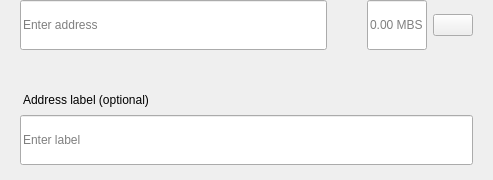
<?xml version="1.0" encoding="UTF-8"?>
<ui version="4.0">
 <class>SendMultiRow</class>
 <widget class="QWidget" name="SendMultiRow">
  <property name="geometry">
   <rect>
    <x>0</x>
    <y>0</y>
    <width>493</width>
    <height>180</height>
   </rect>
  </property>
  <property name="minimumSize">
   <size>
    <width>0</width>
    <height>0</height>
   </size>
  </property>
  <property name="maximumSize">
   <size>
    <width>16777215</width>
    <height>16777215</height>
   </size>
  </property>
  <property name="windowTitle">
   <string>Form</string>
  </property>
  <layout class="QVBoxLayout" name="verticalLayout_3">
   <property name="spacing">
    <number>0</number>
   </property>
   <property name="leftMargin">
    <number>0</number>
   </property>
   <property name="topMargin">
    <number>0</number>
   </property>
   <property name="rightMargin">
    <number>20</number>
   </property>
   <property name="bottomMargin">
    <number>5</number>
   </property>
   <item alignment="Qt::AlignTop">
    <widget class="QWidget" name="widget" native="true">
     <property name="sizePolicy">
      <sizepolicy hsizetype="Expanding" vsizetype="Maximum">
       <horstretch>0</horstretch>
       <verstretch>0</verstretch>
      </sizepolicy>
     </property>
     <property name="minimumSize">
      <size>
       <width>0</width>
       <height>60</height>
      </size>
     </property>
     <property name="maximumSize">
      <size>
       <width>16777215</width>
       <height>85</height>
      </size>
     </property>
     <layout class="QHBoxLayout" name="horizontalLayout" stretch="6,0,2">
      <property name="spacing">
       <number>0</number>
      </property>
      <property name="leftMargin">
       <number>8</number>
      </property>
      <property name="topMargin">
       <number>0</number>
      </property>
      <property name="rightMargin">
       <number>0</number>
      </property>
      <property name="bottomMargin">
       <number>0</number>
      </property>
      <item alignment="Qt::AlignTop">
       <widget class="QStackedWidget" name="stackedAddress">
        <property name="minimumSize">
         <size>
          <width>0</width>
          <height>50</height>
         </size>
        </property>
        <property name="maximumSize">
         <size>
          <width>16777215</width>
          <height>50</height>
         </size>
        </property>
        <widget class="QWidget" name="page_4">
         <property name="sizePolicy">
          <sizepolicy hsizetype="Expanding" vsizetype="Preferred">
           <horstretch>0</horstretch>
           <verstretch>0</verstretch>
          </sizepolicy>
         </property>
         <property name="minimumSize">
          <size>
           <width>0</width>
           <height>50</height>
          </size>
         </property>
         <property name="maximumSize">
          <size>
           <width>16777215</width>
           <height>55</height>
          </size>
         </property>
         <layout class="QVBoxLayout" name="verticalLayout_7">
          <property name="spacing">
           <number>0</number>
          </property>
          <property name="leftMargin">
           <number>12</number>
          </property>
          <property name="topMargin">
           <number>0</number>
          </property>
          <property name="rightMargin">
           <number>0</number>
          </property>
          <property name="bottomMargin">
           <number>0</number>
          </property>
          <item>
           <widget class="QLineEdit" name="lineEditAddress">
            <property name="minimumSize">
             <size>
              <width>0</width>
              <height>50</height>
             </size>
            </property>
            <property name="maximumSize">
             <size>
              <width>16777215</width>
              <height>50</height>
             </size>
            </property>
            <property name="placeholderText">
             <string>Enter address</string>
            </property>
           </widget>
          </item>
         </layout>
        </widget>
        <widget class="QWidget" name="page_3"/>
       </widget>
      </item>
      <item>
       <spacer name="horizontalSpacer_3">
        <property name="orientation">
         <enum>Qt::Horizontal</enum>
        </property>
        <property name="sizeType">
         <enum>QSizePolicy::Fixed</enum>
        </property>
        <property name="sizeHint" stdset="0">
         <size>
          <width>40</width>
          <height>20</height>
         </size>
        </property>
       </spacer>
      </item>
      <item>
       <layout class="QHBoxLayout" name="horizontalLayout_2">
        <property name="spacing">
         <number>6</number>
        </property>
        <item alignment="Qt::AlignTop">
         <widget class="QLineEdit" name="lineEditAmount">
          <property name="sizePolicy">
           <sizepolicy hsizetype="Expanding" vsizetype="Preferred">
            <horstretch>0</horstretch>
            <verstretch>0</verstretch>
           </sizepolicy>
          </property>
          <property name="minimumSize">
           <size>
            <width>0</width>
            <height>50</height>
           </size>
          </property>
          <property name="maximumSize">
           <size>
            <width>16777215</width>
            <height>50</height>
           </size>
          </property>
          <property name="maxLength">
           <number>17</number>
          </property>
          <property name="alignment">
           <set>Qt::AlignLeading|Qt::AlignLeft|Qt::AlignVCenter</set>
          </property>
          <property name="placeholderText">
           <string notr="true">0.00 MBS</string>
          </property>
         </widget>
        </item>
        <item>
         <layout class="QVBoxLayout" name="verticalLayout">
          <property name="topMargin">
           <number>14</number>
          </property>
          <property name="bottomMargin">
           <number>0</number>
          </property>
          <item alignment="Qt::AlignTop">
           <widget class="QPushButton" name="btnMenu">
            <property name="minimumSize">
             <size>
              <width>0</width>
              <height>0</height>
             </size>
            </property>
            <property name="maximumSize">
             <size>
              <width>16777215</width>
              <height>16777215</height>
             </size>
            </property>
            <property name="focusPolicy">
             <enum>Qt::NoFocus</enum>
            </property>
            <property name="text">
             <string/>
            </property>
           </widget>
          </item>
         </layout>
        </item>
       </layout>
      </item>
     </layout>
    </widget>
   </item>
   <item>
    <widget class="QWidget" name="layoutLabel" native="true">
     <property name="minimumSize">
      <size>
       <width>0</width>
       <height>0</height>
      </size>
     </property>
     <property name="maximumSize">
      <size>
       <width>16777215</width>
       <height>16777215</height>
      </size>
     </property>
     <layout class="QVBoxLayout" name="verticalLayout_9">
      <property name="spacing">
       <number>6</number>
      </property>
      <property name="leftMargin">
       <number>20</number>
      </property>
      <property name="topMargin">
       <number>0</number>
      </property>
      <property name="rightMargin">
       <number>0</number>
      </property>
      <property name="bottomMargin">
       <number>10</number>
      </property>
      <item>
       <spacer name="verticalSpacer">
        <property name="orientation">
         <enum>Qt::Vertical</enum>
        </property>
        <property name="sizeType">
         <enum>QSizePolicy::Fixed</enum>
        </property>
        <property name="sizeHint" stdset="0">
         <size>
          <width>20</width>
          <height>20</height>
         </size>
        </property>
       </spacer>
      </item>
      <item>
       <widget class="QLabel" name="labelSubtitleDescription">
        <property name="styleSheet">
         <string notr="true">margin-bottom:2px;
margin-left:0.05px;
padding:0px;</string>
        </property>
        <property name="text">
         <string>Address label (optional)</string>
        </property>
       </widget>
      </item>
      <item>
       <widget class="QLineEdit" name="lineEditDescription">
        <property name="minimumSize">
         <size>
          <width>0</width>
          <height>50</height>
         </size>
        </property>
        <property name="maximumSize">
         <size>
          <width>16777215</width>
          <height>50</height>
         </size>
        </property>
        <property name="placeholderText">
         <string>Enter label</string>
        </property>
       </widget>
      </item>
     </layout>
    </widget>
   </item>
  </layout>
 </widget>
 <resources/>
 <connections/>
</ui>
